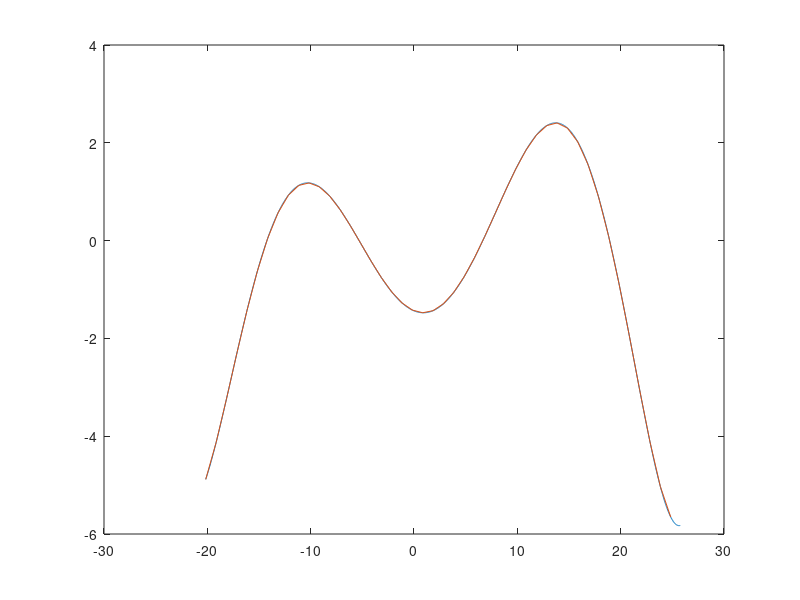

Here is the MATLAB script that generated this plot:
% Projekt MATLAB
% Adam Wolkowycki

clear all
clc
close all

% zad 2
load('d310.txt');        % wczytywanie z pliku
x = d310(:, 1);          % zapis pierwszej kolumny do wek x
y = d310(:, 2);          % zapis drugiej kolumny do wek y

% zad 3
st = 6;                  % stopien wielomianu aprox
wsp = polyfit(x, y, st); % wektor wspolczynnikow wielomianu
war = polyval(wsp, x);   % wektor wartosci wielomianu 
err = y - war;           % blad aproksymacji
err_max = max(abs(err)); % max blad aproksymacji

% zad 4
m_zer = roots(wsp);      % miejsca zerowe wielomianu

% zad 5
x_pocz = x(1);                        % poczatek dziedziny
x_kon = x(1505);                      % koniec dziedziny
x_interp = x_pocz:x_kon;              % argumenty wezlow interp
y_interp = interp1(x, war, x_interp); % wartosci interp
plot(x, y, x_interp, y_interp)        % wykres

% zad 6
% wielomian aproksymacji
wiel = @(x) wsp(1)*x.^6 + wsp(2)*x.^5 + wsp(3)*x.^4 + wsp(4)*x.^3 + wsp(5)*x.^2 + wsp(6)*x + wsp(7);

% calka za pomoca funkcji integral
calka = integral(wiel, x_pocz, x_kon); 

% calka metoda prostokatow
n = 10;                                % ilosc przedzialow calkowania
szer = (x_kon - x_pocz) / n;           % szerokosc przedzialu
x_calk = x_pocz:szer:x_kon;            % przedzialy
y_calk = wiel(x_calk);                 % wartosc calki w przedzialach

%hold on
%stem(x_calk, y_calk)
%stairs(x_calk, y_calk)
%hold off
suma = 0;
N = length(x_pocz:szer:x_kon);
for k = 1:N-1 
    suma = suma + szer*y_calk(k);
end 
calka_pros = suma;

% calka metoda trapezow
suma = 0;
while(x_pocz < x_kon)
   suma = suma + (szer./2).*(wiel(x_pocz)+wiel(x_pocz+szer));
   x_trapez = [x_pocz x_pocz+szer x_pocz+szer x_pocz];
   y_trapez = [0 0 wiel(x_pocz+szer) wiel(x_pocz)];
   % patch(x_trapez, y_trapez, '-r')
   % drawnow
   x_pocz = x_pocz + szer; 
end
calka_trap = suma;

% porownanie metod calkowania
err_pros = abs(calka - calka_pros); % blad metody prostokatow
err_trap = abs(calka - calka_trap); % blad metody trapezow
